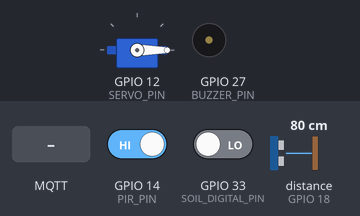
Recording of a sketch running on a simulated ESP32. Shown: servo, buzzer (waves = sounding, pin HIGH). Inputs (shaded band) come from the test bench; at power-on: GPIO 14 (PIR_PIN) HIGH, GPIO 33 (SOIL_DIGITAL_PIN) LOW, distance to the obstacle (sensor on GPIO 18) 80 cm. The echo pulse lasts 58.3 µs per cm; WiFi joins after 1.5 s; servers stay silent unless stated; no MQTT or app messages arrive unless stated.

Above: at 2.7 s.
2.8 s: MQTT message "90" arrives on the first subscribed topic
At 4.0 s:
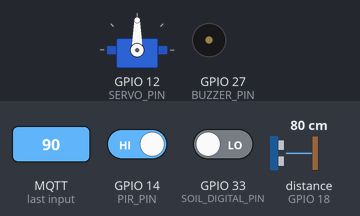
4.3 s: MQTT message "200" arrives on the first subscribed topic
At 5.2 s:
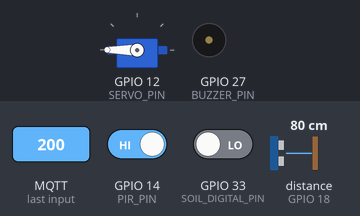
5.8 s: MQTT message "on" arrives on the second subscribed topic
At 6.4 s:
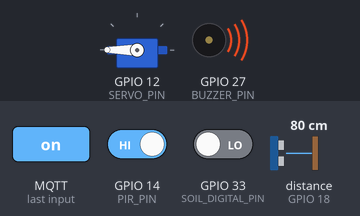
7.3 s: MQTT message "on" arrives on the first subscribed topic
At 8.5 s:
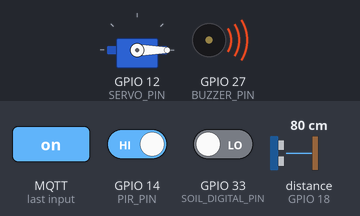
8.8 s: MQTT message "90" arrives on the first subscribed topic
At 9.9 s:
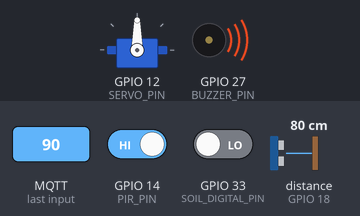
10.3 s: MQTT message "0" arrives on the first subscribed topic
At 11.0 s:
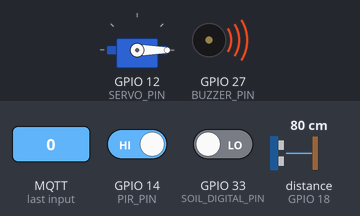
Timing chart, 0 to 12.8 s (numbered marks = the images above; inputs shaded):
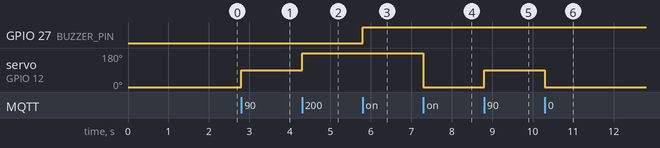

Measured:
- after the input at 2.8 s, servo on GPIO 12 (SERVO_PIN): 0° → 90° at once
- after the input at 4.3 s, servo on GPIO 12 (SERVO_PIN): 90° → 180° at once
- after the input at 5.8 s, GPIO 27 (BUZZER_PIN): LOW → HIGH at once
- after the input at 7.3 s, servo on GPIO 12 (SERVO_PIN): 180° → 0° at once
- after the input at 8.8 s, servo on GPIO 12 (SERVO_PIN): 0° → 90° at once
- after the input at 10.3 s, servo on GPIO 12 (SERVO_PIN): 90° → 0° at once

The sketch:

ESP32_buzzer_PIR_HC_MH_SG90.ino
```cpp
#include <WiFi.h>
#include <WiFiClientSecure.h>
#include <PubSubClient.h>
#include <ESP32Servo.h>
#include <NewPing.h>

// WiFi
const char* ssid = "kuyheetad";
const char* password = "11111111";

// HiveMQ Cloud
const char* mqtt_server = "8df4daee0ae8481a8b0539623beb8aa0.s1.eu.hivemq.cloud";
const int mqtt_port = 8883;
const char* mqtt_user = "hivemq.webclient.1747899908435";
const char* mqtt_pass = "Wh$:0,ygQObw69AlZ.7H";
const char* mqtt_client_id = "ESP32_Client";

// MQTT Topics
const char* servoTopic = "esp32/servo";
const char* buzzerTopic = "esp32/buzzer";
const char* sensorTopic = "esp32/sensors";

// PIN definitions
#define PIR_PIN 14
#define BUZZER_PIN 27
#define SERVO_PIN 12
#define TRIG_PIN 5
#define ECHO_PIN 18
#define SOIL_DIGITAL_PIN 33  // Soil sensor digital out to GPIO 33

// Objects
Servo myServo;
NewPing sonar(TRIG_PIN, ECHO_PIN, 200);
WiFiClientSecure espClient;
PubSubClient client(espClient);

// Variables
unsigned long lastMsg = 0;

void setup_wifi() {
  delay(10);
  WiFi.begin(ssid, password);
  while (WiFi.status() != WL_CONNECTED) {
    delay(500);
  }
}

void callback(char* topic, byte* payload, unsigned int length) {
  String message;
  for (unsigned int i = 0; i < length; i++) {
    message += (char)payload[i];
  }

  if (String(topic) == servoTopic) {
    int angle = message.toInt();
    myServo.write(angle);
  } else if (String(topic) == buzzerTopic) {
    if (message == "on") digitalWrite(BUZZER_PIN, HIGH);
    else digitalWrite(BUZZER_PIN, LOW);
  }
}

void reconnect() {
  while (!client.connected()) {
    if (client.connect(mqtt_client_id, mqtt_user, mqtt_pass)) {
      client.subscribe(servoTopic);
      client.subscribe(buzzerTopic);
    } else {
      delay(2000);
    }
  }
}

void setup() {
  pinMode(PIR_PIN, INPUT);
  pinMode(BUZZER_PIN, OUTPUT);
  pinMode(SOIL_DIGITAL_PIN, INPUT);
  digitalWrite(BUZZER_PIN, LOW);

  myServo.attach(SERVO_PIN);
  myServo.write(0);

  setup_wifi();

  espClient.setInsecure();  // Skip certificate validation
  client.setServer(mqtt_server, mqtt_port);
  client.setCallback(callback);
}

void loop() {
  if (!client.connected()) reconnect();
  client.loop();

  unsigned long now = millis();
  if (now - lastMsg > 2000) {
    lastMsg = now;

    int motion = digitalRead(PIR_PIN);
    unsigned int distance = sonar.ping_cm();
    int soil_status = digitalRead(SOIL_DIGITAL_PIN);  // 0 = wet, 1 = dry

    String payload = String("{\"motion\":") + motion +
                     ",\"distance\":" + distance +
                     ",\"soil_status\":" + soil_status + "}";

    client.publish(sensorTopic, payload.c_str());
  }
}
```
